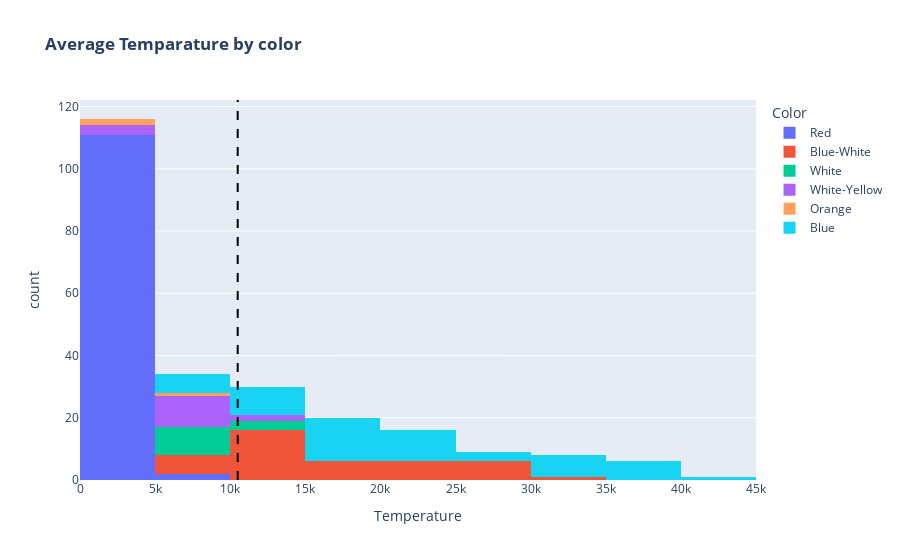

The cell this chart's notebook holds for it:
### Code cell
fig = px.histogram(stars, 'Temperature',             
                   color='Color',
                   title="<b>Average Temparature by color</b>")

fig.add_vline(x=stars['Temperature'].mean(), line_width=2, line_dash="dash", line_color="black")

fig.show()

### Figure 1 — Plotly figure (JSON) as saved in the notebook; plotly's stock layout.template omitted (floating-point values rounded to 4 significant figures)
{"data": [{"alignmentgroup": "True", "bingroup": "x", "hovertemplate": "Color=Red<br>Temperature=%{x}<br>count=%{y}<extra></extra>", "legendgroup": "Red", "marker": {"color": "#636efa", "pattern": {"shape": ""}}, "name": "Red", "offsetgroup": "Red", "orientation": "v", "showlegend": true, "type": "histogram", "x": [3068, 3042, 2600, 2800, 1939, 2840, 2637, 2600, 2650, 2700, 3600, 3129, 3134, 3628, 2650, 3340, 2799, 3692, 3192, 3441, 3826, 3365, 3270, 3200, 3008, 3600, 3575, 3574, 3625, 3490, 3750, 3834, 3650, 3450, 3660, 3450, 3752, 3535, 3341, 3432, 2983, 2835, 2935, 3295, 2945, 2817, 2774, 2871, 3345, 3607, 3304, 3150, 3550, 3180, 2890, 3342, 2621, 3158, 5112, 3459, 3605, 3615, 3399, 3610, 3553, 4015, 3625, 6850, 3780, 3323, 3531, 3218, 3146, 3511, 3225, 2935, 2861, 2856, 2731, 3095, 3607, 3100, 2989, 3542, 3243, 3091, 3598, 3324, 3541, 3570, 3500, 3600, 3614, 2831, 2914, 3419, 3218, 3453, 2889, 2968, 3484, 2778, 3523, 3462, 3257, 2994, 3212, 3523, 3598, 3142, 3496, 3324, 3463], "xaxis": "x", "yaxis": "y"}, {"alignmentgroup": "True", "bingroup": "x", "hovertemplate": "Color=Blue-White<br>Temperature=%{x}<br>count=%{y}<extra></extra>", "legendgroup": "Blue-White", "marker": {"color": "#EF553B", "pattern": {"shape": ""}}, "name": "Blue-White", "offsetgroup": "Blue-White", "orientation": "v", "showlegend": true, "type": "histogram", "x": [25000, 16500, 8570, 30000, 15276, 17200, 14100, 9675, 12010, 10980, 9030, 11250, 12098, 13420, 14520, 11900, 8924, 12912, 12984, 29560, 8945, 14060, 16390, 25070, 28700, 26140, 20120, 13023, 11000, 12100, 24490, 22350, 10012, 13089, 22012, 9320, 19400, 17140, 24145, 27739, 21904], "xaxis": "x", "yaxis": "y"}, {"alignmentgroup": "True", "bingroup": "x", "hovertemplate": "Color=White<br>Temperature=%{x}<br>count=%{y}<extra></extra>", "legendgroup": "White", "marker": {"color": "#00cc96", "pattern": {"shape": ""}}, "name": "White", "offsetgroup": "White", "orientation": "v", "showlegend": true, "type": "histogram", "x": [7740, 7220, 8500, 9700, 8052, 10574, 8930, 13720, 14732, 7723, 8829, 9235], "xaxis": "x", "yaxis": "y"}, {"alignmentgroup": "True", "bingroup": "x", "hovertemplate": "Color=White-Yellow<br>Temperature=%{x}<br>count=%{y}<extra></extra>", "legendgroup": "White-Yellow", "marker": {"color": "#ab63fa", "pattern": {"shape": ""}}, "name": "White-Yellow", "offsetgroup": "White-Yellow", "orientation": "v", "showlegend": true, "type": "histogram", "x": [12990, 7700, 11790, 5800, 6757, 6380, 5936, 5587, 7100, 5300, 4526, 4077, 4980, 7720, 8250], "xaxis": "x", "yaxis": "y"}, {"alignmentgroup": "True", "bingroup": "x", "hovertemplate": "Color=Orange<br>Temperature=%{x}<br>count=%{y}<extra></extra>", "legendgroup": "Orange", "marker": {"color": "#FFA15A", "pattern": {"shape": ""}}, "name": "Orange", "offsetgroup": "Orange", "orientation": "v", "showlegend": true, "type": "histogram", "x": [7230, 3749, 4287], "xaxis": "x", "yaxis": "y"}, {"alignmentgroup": "True", "bingroup": "x", "hovertemplate": "Color=Blue<br>Temperature=%{x}<br>count=%{y}<extra></extra>", "legendgroup": "Blue", "marker": {"color": "#19d3f3", "pattern": {"shape": ""}}, "name": "Blue", "offsetgroup": "Blue", "orientation": "v", "showlegend": true, "type": "histogram", "x": [39000, 33750, 19860, 36108, 33300, 40000, 23000, 17120, 11096, 14245, 24630, 12893, 24345, 33421, 21020, 18290, 37800, 25390, 11567, 12675, 5752, 8927, 7282, 19923, 26373, 17383, 9373, 26000, 18000, 16790, 15680, 14982, 13340, 18340, 19920, 24020, 23092, 17920, 19360, 34190, 32460, 23678, 12749, 9383, 23440, 16787, 18734, 9892, 10930, 23095, 21738, 38234, 32489, 38940, 30839, 37882], "xaxis": "x", "yaxis": "y"}], "layout": {"barmode": "relative", "legend": {"title": {"text": "Color"}, "tracegroupgap": 0}, "shapes": [{"line": {"color": "black", "dash": "dash", "width": 2}, "type": "line", "x0": 10500.0, "x1": 10500.0, "xref": "x", "y0": 0, "y1": 1, "yref": "y domain"}], "title": {"text": "<b>Average Temparature by color</b>"}, "xaxis": {"anchor": "y", "domain": [0, 1], "title": {"text": "Temperature"}}, "yaxis": {"anchor": "x", "domain": [0, 1], "title": {"text": "count"}}}}
